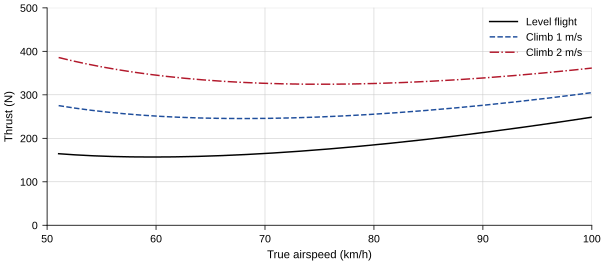

Write Python code to recreate this figure.
# Figure: hypothetical thrust required, 160 kg, Lillo density.
import sys, pathlib
sys.path.insert(0, str(pathlib.Path(__file__).resolve().parents[3] / "template" / "charts"))
sys.path.insert(0, str(pathlib.Path(__file__).parent))
import numpy as np
import alimoche_charts as ac
import aero_model as m

rho = m.RHO["Lillo 40 °C"]
v = np.linspace(m.vs(rho), 100 / m.KMH, 200)
d = np.array([m.drag(x, rho) for x in v])
fig, ax = ac.figure(160, 70)
for i, (r, lab) in enumerate([(0, "Level flight"), (1, "Climb 1 m/s"), (2, "Climb 2 m/s")]):
    ax.plot(v * m.KMH, d + m.W * r / v, **ac.series(i), label=lab)
ax.set_xlim(50, 100); ax.set_ylim(0, 500)
ax.set_xlabel("True airspeed (km/h)"); ax.set_ylabel("Thrust (N)")
ac.legend(ax, loc="upper right")
ac.save(fig, __file__)
